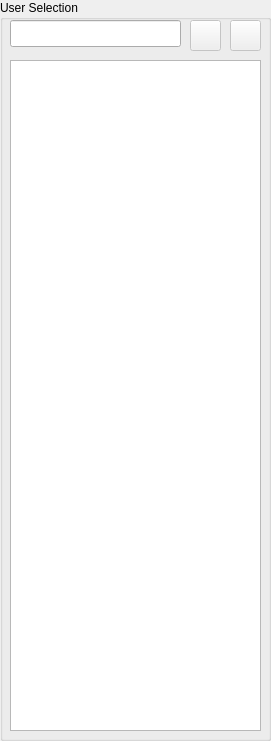
   <widget class="QGroupBox" name="groupUserSelection">
    <property name="geometry">
     <rect>
      <x>10</x>
      <y>10</y>
      <width>271</width>
      <height>741</height>
     </rect>
    </property>
    <property name="title">
     <string>User Selection</string>
    </property>
    <widget class="QListWidget" name="listUsers">
     <property name="geometry">
      <rect>
       <x>10</x>
       <y>60</y>
       <width>251</width>
       <height>671</height>
      </rect>
     </property>
     <property name="font">
      <font>
       <pointsize>12</pointsize>
      </font>
     </property>
     <property name="alternatingRowColors">
      <bool>true</bool>
     </property>
     <property name="viewMode">
      <enum>QListView::ListMode</enum>
     </property>
    </widget>
    <widget class="QPushButton" name="btnRemoveUser">
     <property name="enabled">
      <bool>false</bool>
     </property>
     <property name="geometry">
      <rect>
       <x>230</x>
       <y>20</y>
       <width>31</width>
       <height>31</height>
      </rect>
     </property>
     <property name="text">
      <string/>
     </property>
     <property name="icon">
      <iconset>
       <normaloff>minus.png</normaloff>minus.png</iconset>
     </property>
     <property name="iconSize">
      <size>
       <width>24</width>
       <height>24</height>
      </size>
     </property>
    </widget>
    <widget class="QLineEdit" name="txtNewUser">
     <property name="geometry">
      <rect>
       <x>10</x>
       <y>20</y>
       <width>171</width>
       <height>27</height>
      </rect>
     </property>
    </widget>
    <widget class="QPushButton" name="btnAddUser">
     <property name="enabled">
      <bool>false</bool>
     </property>
     <property name="geometry">
      <rect>
       <x>190</x>
       <y>20</y>
       <width>31</width>
       <height>31</height>
      </rect>
     </property>
     <property name="text">
      <string/>
     </property>
     <property name="icon">
      <iconset>
       <normaloff>plus.png</normaloff>plus.png</iconset>
     </property>
     <property name="iconSize">
      <size>
       <width>24</width>
       <height>24</height>
      </size>
     </property>
    </widget>
   </widget>
